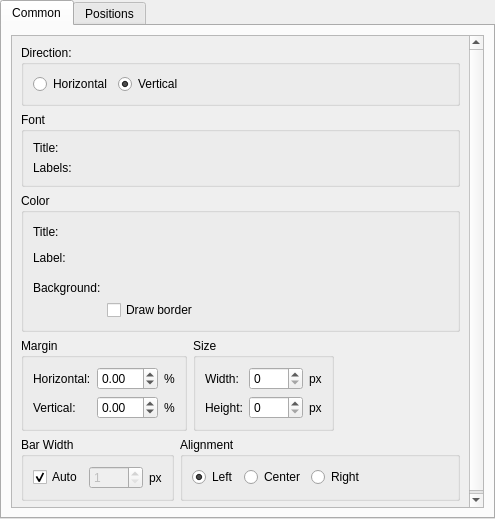
<?xml version="1.0" encoding="UTF-8"?>
<ui version="4.0">
 <class>ColorMapLegendBulkEditWidget</class>
 <widget class="QWidget" name="ColorMapLegendBulkEditWidget">
  <property name="geometry">
   <rect>
    <x>0</x>
    <y>0</y>
    <width>495</width>
    <height>519</height>
   </rect>
  </property>
  <property name="windowTitle">
   <string>Form</string>
  </property>
  <layout class="QVBoxLayout" name="verticalLayout_6">
   <property name="leftMargin">
    <number>0</number>
   </property>
   <property name="topMargin">
    <number>0</number>
   </property>
   <property name="rightMargin">
    <number>0</number>
   </property>
   <property name="bottomMargin">
    <number>0</number>
   </property>
   <item>
    <widget class="QTabWidget" name="tabWidget">
     <property name="currentIndex">
      <number>0</number>
     </property>
     <widget class="QWidget" name="commonTab">
      <attribute name="title">
       <string>Common</string>
      </attribute>
      <layout class="QVBoxLayout" name="verticalLayout_3">
       <item>
        <widget class="QScrollArea" name="commonScrollArea">
         <property name="widgetResizable">
          <bool>true</bool>
         </property>
         <widget class="QWidget" name="commonScrollAreaWidgetContents">
          <property name="geometry">
           <rect>
            <x>0</x>
            <y>0</y>
            <width>469</width>
            <height>474</height>
           </rect>
          </property>
          <layout class="QVBoxLayout" name="verticalLayout" stretch="0,0,0,0,0,1">
           <item>
            <widget class="QGroupBox" name="directionGroupBox">
             <property name="title">
              <string>Direction:</string>
             </property>
             <layout class="QHBoxLayout" name="horizontalLayout_7">
              <item>
               <widget class="QRadioButton" name="horizontalRadioButton">
                <property name="text">
                 <string>Horizontal</string>
                </property>
               </widget>
              </item>
              <item>
               <widget class="QRadioButton" name="verticalRadioButton">
                <property name="text">
                 <string>Vertical</string>
                </property>
                <property name="checked">
                 <bool>true</bool>
                </property>
               </widget>
              </item>
              <item>
               <spacer name="horizontalSpacer_7">
                <property name="orientation">
                 <enum>Qt::Horizontal</enum>
                </property>
                <property name="sizeHint" stdset="0">
                 <size>
                  <width>113</width>
                  <height>20</height>
                 </size>
                </property>
               </spacer>
              </item>
             </layout>
            </widget>
           </item>
           <item>
            <widget class="QGroupBox" name="fontGroupBox">
             <property name="title">
              <string>Font</string>
             </property>
             <layout class="QGridLayout" name="gridLayout" columnstretch="0,1">
              <item row="0" column="0">
               <widget class="QLabel" name="titleFontLabel">
                <property name="text">
                 <string>Title:</string>
                </property>
               </widget>
              </item>
              <item row="0" column="1">
               <widget class="QFontEditWidget" name="titleFontWidget" native="true"/>
              </item>
              <item row="1" column="0">
               <widget class="QLabel" name="labelFontLabel">
                <property name="text">
                 <string>Labels:</string>
                </property>
               </widget>
              </item>
              <item row="1" column="1">
               <widget class="QFontEditWidget" name="labelFontWidget" native="true"/>
              </item>
             </layout>
            </widget>
           </item>
           <item>
            <widget class="QGroupBox" name="colorGroupBox">
             <property name="title">
              <string>Color</string>
             </property>
             <layout class="QGridLayout" name="gridLayout_2">
              <item row="0" column="0">
               <widget class="QLabel" name="titleColorLabel">
                <property name="text">
                 <string>Title:</string>
                </property>
               </widget>
              </item>
              <item row="0" column="1">
               <layout class="QHBoxLayout" name="horizontalLayout_3">
                <item>
                 <widget class="ColorEditWidget" name="titleColorWidget">
                  <property name="text">
                   <string/>
                  </property>
                 </widget>
                </item>
                <item>
                 <spacer name="horizontalSpacer_4">
                  <property name="orientation">
                   <enum>Qt::Horizontal</enum>
                  </property>
                  <property name="sizeHint" stdset="0">
                   <size>
                    <width>40</width>
                    <height>20</height>
                   </size>
                  </property>
                 </spacer>
                </item>
               </layout>
              </item>
              <item row="1" column="0">
               <widget class="QLabel" name="labelColorLabel">
                <property name="text">
                 <string>Label:</string>
                </property>
               </widget>
              </item>
              <item row="1" column="1">
               <layout class="QHBoxLayout" name="horizontalLayout_4">
                <item>
                 <widget class="ColorEditWidget" name="labelColorWidget">
                  <property name="text">
                   <string/>
                  </property>
                 </widget>
                </item>
                <item>
                 <spacer name="horizontalSpacer_5">
                  <property name="orientation">
                   <enum>Qt::Horizontal</enum>
                  </property>
                  <property name="sizeHint" stdset="0">
                   <size>
                    <width>40</width>
                    <height>20</height>
                   </size>
                  </property>
                 </spacer>
                </item>
               </layout>
              </item>
              <item row="2" column="0">
               <layout class="QVBoxLayout" name="verticalLayout_2">
                <item>
                 <widget class="QLabel" name="backgroundColorLabel">
                  <property name="text">
                   <string>Background:</string>
                  </property>
                 </widget>
                </item>
                <item>
                 <spacer name="verticalSpacer_2">
                  <property name="orientation">
                   <enum>Qt::Vertical</enum>
                  </property>
                  <property name="sizeType">
                   <enum>QSizePolicy::Minimum</enum>
                  </property>
                  <property name="sizeHint" stdset="0">
                   <size>
                    <width>20</width>
                    <height>18</height>
                   </size>
                  </property>
                 </spacer>
                </item>
               </layout>
              </item>
              <item row="2" column="1">
               <layout class="QVBoxLayout" name="verticalLayout_4">
                <item>
                 <layout class="QHBoxLayout" name="horizontalLayout_5">
                  <item>
                   <widget class="ColorEditWidget" name="backgroundColorWidget">
                    <property name="text">
                     <string/>
                    </property>
                   </widget>
                  </item>
                  <item>
                   <widget class="TransparencyWidget" name="backgroundOpacityWidget" native="true"/>
                  </item>
                  <item>
                   <spacer name="horizontalSpacer_6">
                    <property name="orientation">
                     <enum>Qt::Horizontal</enum>
                    </property>
                    <property name="sizeHint" stdset="0">
                     <size>
                      <width>40</width>
                      <height>20</height>
                     </size>
                    </property>
                   </spacer>
                  </item>
                 </layout>
                </item>
                <item>
                 <widget class="QCheckBox" name="showBorderCheckBox">
                  <property name="text">
                   <string>Draw border</string>
                  </property>
                 </widget>
                </item>
               </layout>
              </item>
             </layout>
            </widget>
           </item>
           <item>
            <layout class="QHBoxLayout" name="horizontalLayout_2">
             <item>
              <widget class="QGroupBox" name="marginGroupBox">
               <property name="title">
                <string>Margin</string>
               </property>
               <layout class="QGridLayout" name="gridLayout_4">
                <item row="0" column="0">
                 <widget class="QLabel" name="horizontalMarginLabel">
                  <property name="text">
                   <string>Horizontal:</string>
                  </property>
                 </widget>
                </item>
                <item row="0" column="1">
                 <widget class="QDoubleSpinBox" name="horizontalMarginSpinBox">
                  <property name="minimum">
                   <double>-99.989999999999995</double>
                  </property>
                 </widget>
                </item>
                <item row="0" column="2">
                 <widget class="QLabel" name="horizontalMarginUnitLabel">
                  <property name="text">
                   <string>%</string>
                  </property>
                 </widget>
                </item>
                <item row="1" column="0">
                 <widget class="QLabel" name="verticalMarginLabel">
                  <property name="text">
                   <string>Vertical:</string>
                  </property>
                 </widget>
                </item>
                <item row="1" column="1">
                 <widget class="QDoubleSpinBox" name="verticalMarginSpinBox">
                  <property name="minimum">
                   <double>-99.989999999999995</double>
                  </property>
                 </widget>
                </item>
                <item row="1" column="2">
                 <widget class="QLabel" name="verticalMarginUnitLabel">
                  <property name="text">
                   <string>%</string>
                  </property>
                 </widget>
                </item>
               </layout>
              </widget>
             </item>
             <item>
              <widget class="QGroupBox" name="sizeGroupBox">
               <property name="title">
                <string>Size</string>
               </property>
               <layout class="QGridLayout" name="gridLayout_3">
                <item row="0" column="0">
                 <widget class="QLabel" name="widthLabel">
                  <property name="text">
                   <string>Width:</string>
                  </property>
                 </widget>
                </item>
                <item row="0" column="1">
                 <widget class="QSpinBox" name="widthSpinBox">
                  <property name="maximum">
                   <number>9999</number>
                  </property>
                 </widget>
                </item>
                <item row="0" column="2">
                 <widget class="QLabel" name="widthUnitLabel">
                  <property name="text">
                   <string>px</string>
                  </property>
                 </widget>
                </item>
                <item row="1" column="0">
                 <widget class="QLabel" name="heightLabel">
                  <property name="text">
                   <string>Height:</string>
                  </property>
                 </widget>
                </item>
                <item row="1" column="1">
                 <widget class="QSpinBox" name="heightSpinBox">
                  <property name="maximum">
                   <number>9999</number>
                  </property>
                 </widget>
                </item>
                <item row="1" column="2">
                 <widget class="QLabel" name="heightUnitLabel">
                  <property name="text">
                   <string>px</string>
                  </property>
                 </widget>
                </item>
               </layout>
              </widget>
             </item>
             <item>
              <spacer name="horizontalSpacer">
               <property name="orientation">
                <enum>Qt::Horizontal</enum>
               </property>
               <property name="sizeHint" stdset="0">
                <size>
                 <width>40</width>
                 <height>20</height>
                </size>
               </property>
              </spacer>
             </item>
            </layout>
           </item>
           <item>
            <layout class="QHBoxLayout" name="horizontalLayout_10">
             <item>
              <widget class="QGroupBox" name="barWidthGroupBox">
               <property name="title">
                <string>Bar Width</string>
               </property>
               <layout class="QHBoxLayout" name="horizontalLayout" stretch="0,1,0">
                <item>
                 <widget class="QCheckBox" name="barWidthAutoCheckBox">
                  <property name="text">
                   <string>Auto</string>
                  </property>
                  <property name="checked">
                   <bool>true</bool>
                  </property>
                 </widget>
                </item>
                <item>
                 <widget class="QSpinBox" name="barWidthSpinBox">
                  <property name="enabled">
                   <bool>false</bool>
                  </property>
                  <property name="minimum">
                   <number>1</number>
                  </property>
                  <property name="maximum">
                   <number>9999</number>
                  </property>
                 </widget>
                </item>
                <item>
                 <widget class="QLabel" name="barWidthUnitLabel">
                  <property name="text">
                   <string>px</string>
                  </property>
                 </widget>
                </item>
               </layout>
              </widget>
             </item>
             <item>
              <widget class="QGroupBox" name="alignmentGroupBox">
               <property name="title">
                <string>Alignment</string>
               </property>
               <layout class="QHBoxLayout" name="horizontalLayout_8">
                <item>
                 <widget class="QRadioButton" name="leftRadioButton">
                  <property name="text">
                   <string>Left</string>
                  </property>
                  <property name="checked">
                   <bool>true</bool>
                  </property>
                 </widget>
                </item>
                <item>
                 <widget class="QRadioButton" name="centerRadioButton">
                  <property name="text">
                   <string>Center</string>
                  </property>
                 </widget>
                </item>
                <item>
                 <widget class="QRadioButton" name="rightRadioButton">
                  <property name="text">
                   <string>Right</string>
                  </property>
                 </widget>
                </item>
                <item>
                 <spacer name="horizontalSpacer_8">
                  <property name="orientation">
                   <enum>Qt::Horizontal</enum>
                  </property>
                  <property name="sizeHint" stdset="0">
                   <size>
                    <width>238</width>
                    <height>20</height>
                   </size>
                  </property>
                 </spacer>
                </item>
               </layout>
              </widget>
             </item>
            </layout>
           </item>
           <item>
            <spacer name="verticalSpacer">
             <property name="orientation">
              <enum>Qt::Vertical</enum>
             </property>
             <property name="sizeHint" stdset="0">
              <size>
               <width>20</width>
               <height>18</height>
              </size>
             </property>
            </spacer>
           </item>
          </layout>
         </widget>
        </widget>
       </item>
      </layout>
     </widget>
     <widget class="QWidget" name="positionTab">
      <attribute name="title">
       <string>Positions</string>
      </attribute>
      <layout class="QVBoxLayout" name="verticalLayout_5">
       <item>
        <widget class="QScrollArea" name="positionScrollArea">
         <property name="widgetResizable">
          <bool>true</bool>
         </property>
         <widget class="QWidget" name="scrollAreaWidgetContents">
          <property name="geometry">
           <rect>
            <x>0</x>
            <y>0</y>
            <width>469</width>
            <height>474</height>
           </rect>
          </property>
         </widget>
        </widget>
       </item>
      </layout>
     </widget>
    </widget>
   </item>
  </layout>
 </widget>
 <customwidgets>
  <customwidget>
   <class>ColorEditWidget</class>
   <extends>QLabel</extends>
   <header>guibase/widget/coloreditwidget.h</header>
   <container>1</container>
  </customwidget>
  <customwidget>
   <class>QFontEditWidget</class>
   <extends>QWidget</extends>
   <header>misc/qfonteditwidget.h</header>
   <container>1</container>
  </customwidget>
  <customwidget>
   <class>TransparencyWidget</class>
   <extends>QWidget</extends>
   <header>guibase/widget/transparencywidget.h</header>
   <container>1</container>
  </customwidget>
 </customwidgets>
 <resources/>
 <connections/>
</ui>
